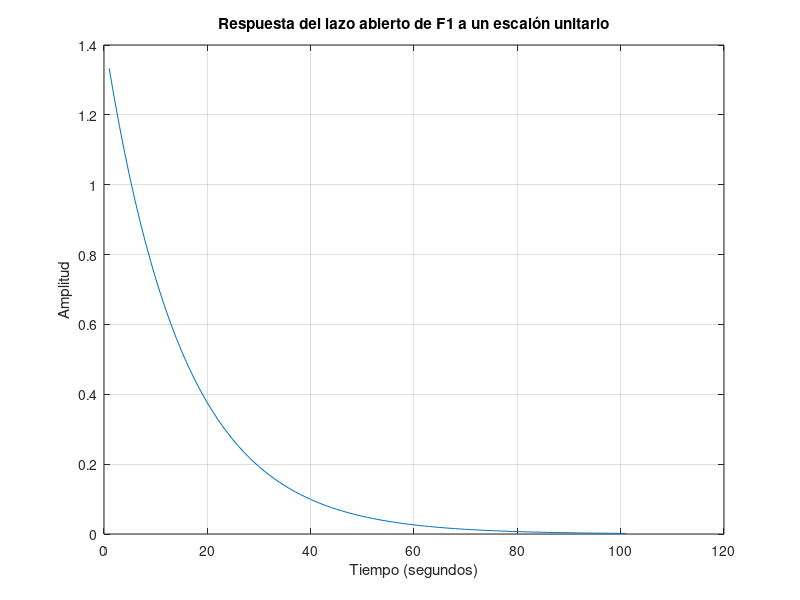

Here is the MATLAB script that generated this plot: (Note: this script raises an error after producing the figure.)
%%%%%%%%%% Parte 1 %%%%%%%%%%%%
%Función1: H(s) = 8s/(6s+2)
numerador1 = [8 0];
denominador1 = [6 2];

%Lazo abierto
lazoAbierto1= tf(numerador1, denominador1);
figure
plot(step(lazoAbierto1));
title('Respuesta del lazo abierto de F1 a un escalón unitario');
xlabel('Tiempo (segundos)');
ylabel('Amplitud');
grid;

%Lazo cerrado
[numerador1Cerrado,denominador1Cerrado] = cloop(numerador1, denominador1);
lazoCerrado1 = tf(numerador1Cerrado, denominador1Cerrado);
figure
plot(step(lazoCerrado1));
title('Respuesta del lazo cerrado de F1 a un escalón unitario');
xlabel('Tiempo (segundos)');
ylabel('Amplitud');
grid;

%Comparación
[ceros1, polos1, gananciaEstatica1] = tf2zp(numerador1, denominador1);
info1 = stepinfo(lazoAbierto1);

%Funcion2: H(s) = (5s^2+7s+4)/(s^2+6s+3)
numerador2 = [5 7 4];
denominador2 = [1 6 3];

%Lazo abierto
lazoAbierto2= tf(numerador2, denominador2);
figure
plot(step(lazoAbierto2));
title('Respuesta del lazo abierto de F2 a un escalón unitario');
xlabel('Tiempo (segundos)');
ylabel('Amplitud');
grid;

%Lazo cerrado
[numerador2Cerrado,denominador2Cerrado] = cloop(numerador2, denominador2);
lazoCerrado2 = tf(numerador2Cerrado, denominador2Cerrado);
figure
plot(step(lazoCerrado2));
title('Respuesta del lazo cerrado de F2 a un escalón unitario');
xlabel('Tiempo (segundos)');
ylabel('Amplitud');
grid;

%Comparación
[ceros2, polos2, gananciaEstatica2] = tf2zp(numerador2, denominador2);
info2 = stepinfo(lazoAbierto2);

%Función3: H(s) = 16/(s^3+2^s2+4s+8)
numerador3 = [0 0 0 16];
denominador3 = [1 2 4 8];

%Lazo abierto
lazoAbierto3= tf(numerador3, denominador3);
figure
plot(step(lazoAbierto3));
title('Respuesta del lazo abierto de F3 a un escalón unitario');
xlabel('Tiempo (segundos)');
ylabel('Amplitud');
grid;

%Lazo cerrado
[numerador3Cerrado,denominador3Cerrado] = cloop(numerador3, denominador3);
lazoCerrado3 = tf(numerador3Cerrado, denominador3Cerrado);
figure
plot(step(lazoCerrado3));
title('Respuesta del lazo cerrado de F3 a un escalón unitario');
xlabel('Tiempo (segundos)');
ylabel('Amplitud');
grid;

%Comparación
[ceros3, polos3, gananciaEstatica3] = tf2zp(numerador3, denominador3);
info3 = stepinfo(lazoAbierto3);


%%%%%%%%%% Parte 2 %%%%%%%%%%%%

%Funcion1: 
num1 = [0,0,4,0];
den1 = [0,10,0,4];

sys1 = tf(num1, den1);

%Funcion2: 
num2 = [0,0,0,3];
den2 = [0,0,6,16];

sys2 = tf(num2, den2);

%Funcion3: 
num3 = [0,0,4,10];
den3 = [4,9,5,0];

sys3 = tf(num3, den3);

%Funcion4: 
num4 = [0,0,0,1];
den4 = [0,0,7,10];

sys4 = tf(num4, den4);

%Funcion5: 
num5 = [0,0,8,8];
den5 = [1,2,3,0];

sys5 = tf(num5, den5);

%Funcion6: 
num6 = [0,0,3,2];
den6 = [0,5,7,10];

sys6 = tf(num6, den6);

%Lazo cerrado funcion 3:
F1 = feedback(sys3, 1);

% (1) Serie lazo cerrado funcion 3 con funcion 5:
F2 = series(F1, sys5);

% (2) Serie lazo cerrado funcion 3 con funcion 4:
F3 = series(F1, sys4);

% (3) Paralelo de (1) y (2):
F4 = parallel(F2, F3); 

% (4) Serie de (3) con funcion 6:
F5 = series(F4, sys6);

% Sumador paralelo final:
F6 = parallel(sys1, sys2);
F = parallel(F6, F5);

% Grafico respuesta al escalon:
figure
plot(step(F));
title('Respuesta del diagrama de bloque a un escalón unitario');
xlabel('Tiempo (segundos)');
ylabel('Amplitud');
grid;




